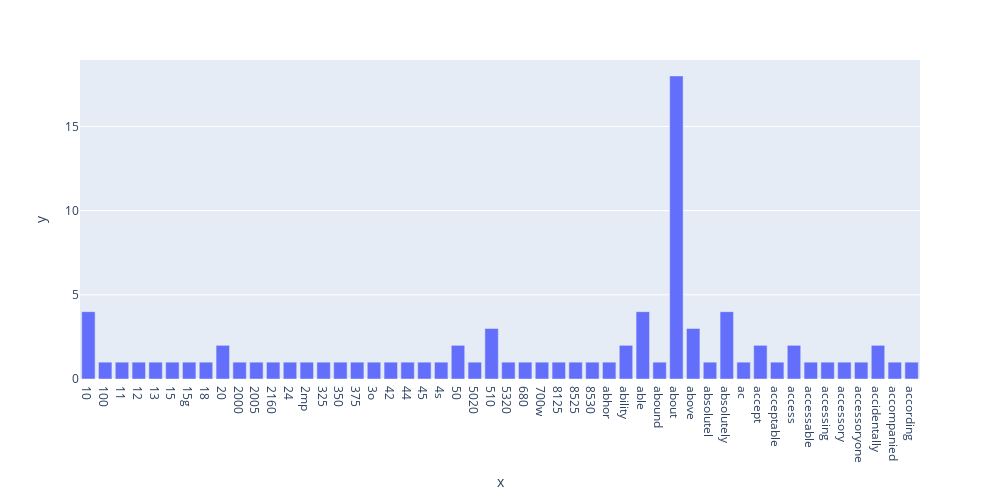

Write notebook code for a chart like this one.
### Markdown cell above
## ＊Exercise 13 ##

### Code cell
term_frequencies = []
for j in range(0, df_counts.shape[1]):
    term_frequencies.append(sum(df_counts[:,j].toarray()))
term_frequencies = np.asarray(df_counts.sum(axis=0))[0]
term_frequencies[0] #sum of first term

import plotly.express as px

fig = px.bar(x = count_vect.get_feature_names_out()[:50],
             y = term_frequencies[:50],
             width = 1000,
             height = 500)

fig.show()

### Figure 1 — Plotly figure (JSON) as saved in the notebook; plotly's stock layout.template omitted (floating-point values rounded to 4 significant figures)
{"data": [{"alignmentgroup": "True", "hovertemplate": "x=%{x}<br>y=%{y}<extra></extra>", "legendgroup": "", "marker": {"color": "#636efa", "pattern": {"shape": ""}}, "name": "", "offsetgroup": "", "orientation": "v", "showlegend": false, "textposition": "auto", "type": "bar", "x": ["10", "100", "11", "12", "13", "15", "15g", "18", "20", "2000", "2005", "2160", "24", "2mp", "325", "350", "375", "3o", "42", "44", "45", "4s", "50", "5020", "510", "5320", "680", "700w", "8125", "8525", "8530", "abhor", "ability", "able", "abound", "about", "above", "absolutel", "absolutely", "ac", "accept", "acceptable", "access", "accessable", "accessing", "accessory", "accessoryone", "accidentally", "accompanied", "according"], "xaxis": "x", "y": [4, 1, 1, 1, 1, 1, 1, 1, 2, 1, 1, 1, 1, 1, 1, 1, 1, 1, 1, 1, 1, 1, 2, 1, 3, 1, 1, 1, 1, 1, 1, 1, 2, 4, 1, 18, 3, 1, 4, 1, 2, 1, 2, 1, 1, 1, 1, 2, 1, 1], "yaxis": "y"}], "layout": {"barmode": "relative", "height": 500, "legend": {"tracegroupgap": 0}, "margin": {"t": 60}, "width": 1000, "xaxis": {"anchor": "y", "domain": [0, 1], "title": {"text": "x"}}, "yaxis": {"anchor": "x", "domain": [0, 1], "title": {"text": "y"}}}}
